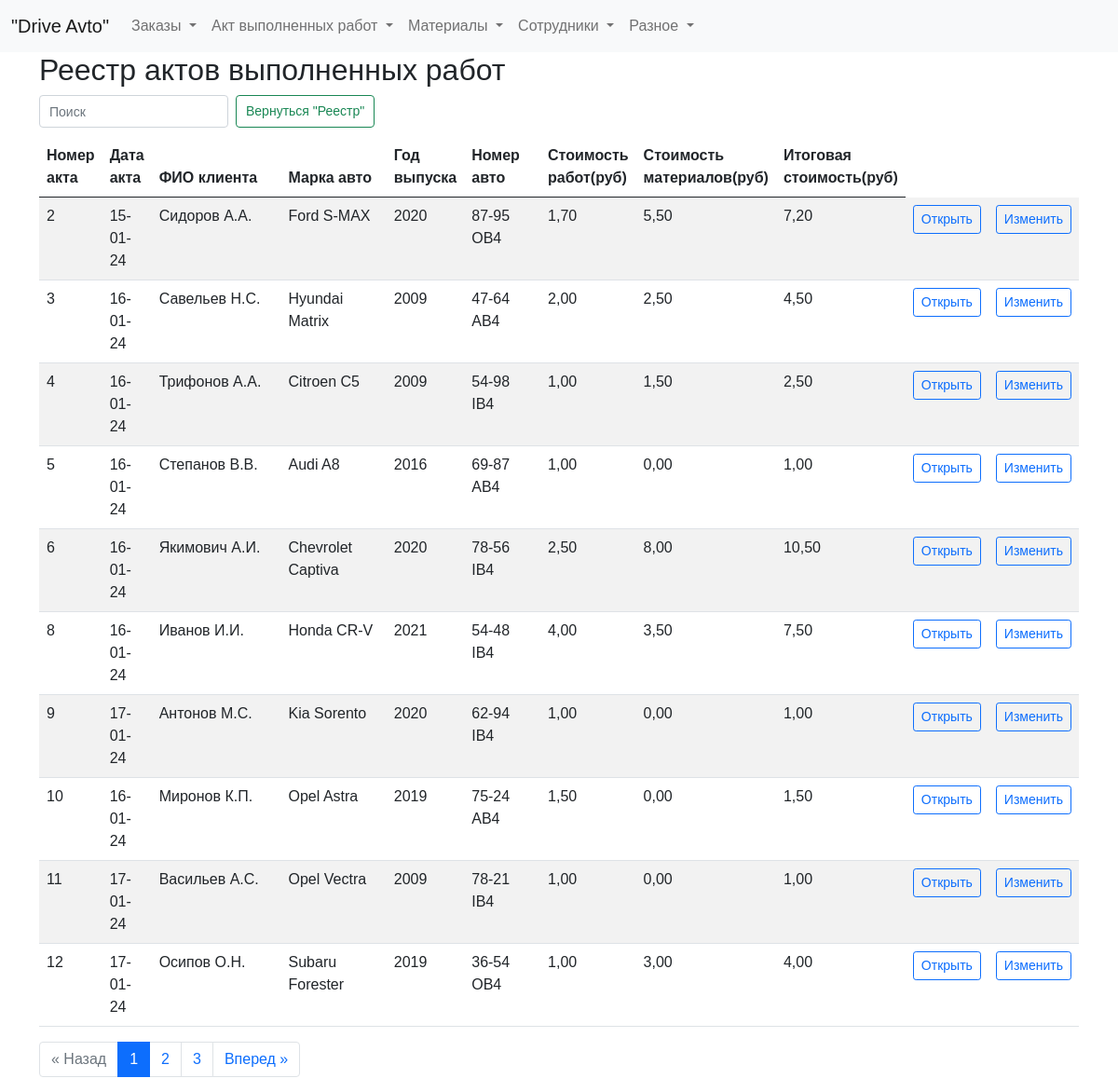
The page /list_act on the database its author committed.
### tables this page shows
CREATE TABLE log (
id integer PRIMARY KEY AUTOINCREMENT,
date_order text NOT NULL,
name_customer text NOT NULL,
brand_car text NOT NULL,
year_car text NOT NULL,
number_car text NOT NULL,
text_order text NOT NULL,
id_act integer
);

### fcompany.py (the view)
@app.route("/list_act")
def showList_act():
    page = request.args.get('page', 1, type=int)
    per_page = 10  # Количество элементов на странице
    list_act_query = dbase.getList_act()  # Получаем все элементы реестра
    total_items = len(list_act_query)  # Получаем общее количество элементов
    total_pages = ceil(total_items / per_page)  # Вычисляем общее количество страниц
    start_index = (page - 1) * per_page
    end_index = start_index + per_page
    list_act = list_act_query[start_index:end_index]  # Получаем элементы текущей страницы
    pagination = {
        'page': page,
        'per_page': per_page,
        'total_pages': total_pages,
        'total_items': total_items
    }
    return render_template("list_act.html", title="Реестр", list_act=list_act, pagination=pagination)

### fcompany.py (called while the page is built)
def connect_db():  # общая функция для установления соединения с БД
    conn = sqlite3.connect(app.config['DATABASE'])
    conn.row_factory = sqlite3.Row  # записи будут представлены не в виде кортежей, а в виде словаря (для исп в шаблонах)
    return conn

def get_db():
    if not hasattr(g, 'link_db'):
        g.link_db = connect_db()
    return g.link_db

@app.before_request
def before_request():
    global dbase
    db = get_db()
    dbase = FDataBase(db)

### templates/list_act.html (shortened to what this page needs)
{% extends 'base.html' %}
{% block content %}
<h2>Реестр актов выполненных работ</h2>
<form class="d-flex" role="search" action="/" method="get">
  <input class="form-control me-2 narrow-search" type="search" id="searchInput" placeholder="Поиск" aria-label="Search">
  <button class="btn btn-outline-success narrow-button" type="button" id="resetButton">Вернуться "Реестр"</button>
</form>
<div class="table-responsive">
<table id="myTable" class="table table-striped max-width: 100%">
  <thead>
    <tr>
      <th scope="col" style="width: 50px;">Номер акта</th>
      <th scope="col" style="width: 50px;">Дата акта</th>
      <th scope="col" style="width: 200px;">ФИО клиента</th>
      <th scope="col" style="width: 150px;">Марка авто</th>
      <th scope="col" style="width: 50px;">Год выпуска</th>
      <th scope="col" style="width: 100px;">Номер авто</th>
      <th scope="col" style="width: 50px;">Стоимость работ(руб)</th>
      <th scope="col" style="width: 50px;">Стоимость материалов(руб)</th>
      <th scope="col" style="width: 100px;">Итоговая стоимость(руб)</th>
    </tr>
  </thead>
  <tbody>
    {% for row in list_act %}
    <tr>
        <td>{{ row.id_act }}</td>
        <td>{{ row.date_act }}</td>
        <td>{{ row.name_customer }}</td>
        <td>{{ row.brand_car }}</td>
        <td>{{ row.year_car }}</td>
        <td>{{ row.number_car }}</td>
        <td>{{ ( '%.2f' % (row.total_work / 100) ) | replace('.', ',') }}</td>
        <td>{{ ( '%.2f' % (row.total_materials / 100) ) | replace('.', ',') }}</td>
        <td>{{ ( '%.2f' % (row.total_price / 100) ) | replace('.', ',') }}</td>
        <td>
            <a href="/final_act/{{ row.id_act }}" class="btn btn-outline-primary btn-sm">Открыть</a>
        </td>
        <td>
            <a href="/edit_final_act/{{ row.id_act }}" class="btn btn-outline-primary btn-sm">Изменить</a>
      </td>
    </tr>
    {% endfor %}
  </tbody>
</table>
</div>
{% if pagination.total_items > pagination.per_page %}
<nav aria-label="Page navigation">
  <ul class="pagination justify-content-center">
    {% if pagination.page > 1 %}
      <li class="page-item"><a class="page-link" href="{{ url_for('showList_act', page=pagination.page-1) }}">&laquo; Назад</a></li>
    {% else %}
      <li class="page-item disabled"><span class="page-link">&laquo; Назад</span></li>
    {% endif %}
    {% for page_num in range(1, pagination.total_pages+1) %}
      {% if page_num == pagination.page %}
        <li class="page-item active"><span class="page-link">{{ page_num }}</span></li>
      {% else %}
        <li class="page-item"><a class="page-link" href="{{ url_for('showList_act', page=page_num) }}">{{ page_num }}</a></li>
      {% endif %}
    {% endfor %}
    {% if pagination.page < pagination.total_pages %}
      <li class="page-item"><a class="page-link" href="{{ url_for('showList_act', page=pagination.page+1) }}">Вперед &raquo;</a></li>
    {% else %}
      <li class="page-item disabled"><span class="page-link">Вперед &raquo;</span></li>
    {% endif %}
  </ul>
</nav>
{% endif %}
{% endblock %}

### static/css/styles.css (style rules this page uses)
input.form-control { width: 100%; }
.narrow-button { max-width: 250px; white-space: nowrap; font-size: 16px; }
.narrow-search { max-width: 400px; }
html, body { font-family: 'Arial'; margin: 0; padding: 0; height: 100%; width: 100%; }
a { color: #0059b2; text-decoration: none; }
.btn { margin-bottom: 10px; }
.narrow-search { height: 35px; font-size: 14px; padding: 5px 10px; }
.narrow-button { height: 35px; font-size: 14px; padding: 5px 10px; line-height: 1.5; }

### rows shown on the page
log: id_act "2", date_act "15-01-24", name_customer "Сидоров А.А.", brand_car "Ford S-MAX", year_car "2020", number_car "87-95 OB4", total_work "1,70", total_materials "5,50", total_price "7,20"
log: id_act "3", date_act "16-01-24", name_customer "Савельев Н.С.", brand_car "Hyundai Matrix", year_car "2009", number_car "47-64 АВ4", total_work "2,00", total_materials "2,50", total_price "4,50"
log: id_act "4", date_act "16-01-24", name_customer "Трифонов А.А.", brand_car "Citroen C5", year_car "2009", number_car "54-98 IB4", total_work "1,00", total_materials "1,50", total_price "2,50"
log: id_act "5", date_act "16-01-24", name_customer "Степанов В.В.", brand_car "Audi A8", year_car "2016", number_car "69-87 АВ4", total_work "1,00", total_materials "0,00", total_price "1,00"
log: id_act "6", date_act "16-01-24", name_customer "Якимович А.И.", brand_car "Chevrolet Captiva", year_car "2020", number_car "78-56 IB4", total_work "2,50", total_materials "8,00", total_price "10,50"
log: id_act "8", date_act "16-01-24", name_customer "Иванов И.И.", brand_car "Honda CR-V", year_car "2021", number_car "54-48 IB4", total_work "4,00", total_materials "3,50", total_price "7,50"
log: id_act "9", date_act "17-01-24", name_customer "Антонов М.С.", brand_car "Kia Sorento", year_car "2020", number_car "62-94 IB4", total_work "1,00", total_materials "0,00", total_price "1,00"
log: id_act "10", date_act "16-01-24", name_customer "Миронов К.П.", brand_car "Opel Astra", year_car "2019", number_car "75-24 АВ4", total_work "1,50", total_materials "0,00", total_price "1,50"
log: id_act "11", date_act "17-01-24", name_customer "Васильев А.С.", brand_car "Opel Vectra", year_car "2009", number_car "78-21 IB4", total_work "1,00", total_materials "0,00", total_price "1,00"
log: id_act "12", date_act "17-01-24", name_customer "Осипов О.Н.", brand_car "Subaru Forester", year_car "2019", number_car "36-54 OB4", total_work "1,00", total_materials "3,00", total_price "4,00"

### other values the page prints
{{ page_num }} "1"
{{ page_num }} "2" "3"
